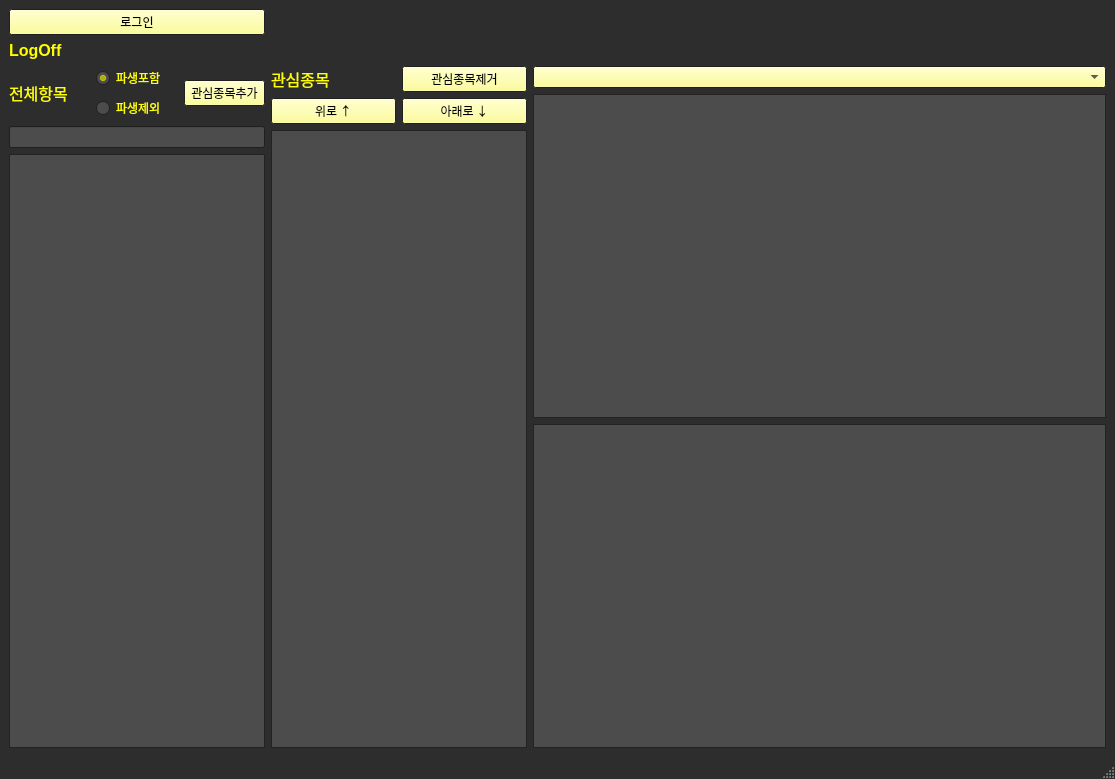
<?xml version="1.0" encoding="UTF-8"?>
<ui version="4.0">
 <class>MainWindow</class>
 <widget class="QMainWindow" name="MainWindow">
  <property name="geometry">
   <rect>
    <x>0</x>
    <y>0</y>
    <width>1115</width>
    <height>779</height>
   </rect>
  </property>
  <property name="palette">
   <palette>
    <active>
     <colorrole role="WindowText">
      <brush brushstyle="SolidPattern">
       <color alpha="255">
        <red>255</red>
        <green>255</green>
        <blue>0</blue>
       </color>
      </brush>
     </colorrole>
     <colorrole role="Button">
      <brush brushstyle="SolidPattern">
       <color alpha="255">
        <red>255</red>
        <green>255</green>
        <blue>127</blue>
       </color>
      </brush>
     </colorrole>
     <colorrole role="Light">
      <brush brushstyle="SolidPattern">
       <color alpha="255">
        <red>156</red>
        <green>156</green>
        <blue>156</blue>
       </color>
      </brush>
     </colorrole>
     <colorrole role="Midlight">
      <brush brushstyle="SolidPattern">
       <color alpha="255">
        <red>102</red>
        <green>102</green>
        <blue>102</blue>
       </color>
      </brush>
     </colorrole>
     <colorrole role="Dark">
      <brush brushstyle="SolidPattern">
       <color alpha="255">
        <red>54</red>
        <green>54</green>
        <blue>54</blue>
       </color>
      </brush>
     </colorrole>
     <colorrole role="Text">
      <brush brushstyle="SolidPattern">
       <color alpha="255">
        <red>255</red>
        <green>255</green>
        <blue>0</blue>
       </color>
      </brush>
     </colorrole>
     <colorrole role="BrightText">
      <brush brushstyle="SolidPattern">
       <color alpha="255">
        <red>255</red>
        <green>0</green>
        <blue>255</blue>
       </color>
      </brush>
     </colorrole>
     <colorrole role="ButtonText">
      <brush brushstyle="SolidPattern">
       <color alpha="255">
        <red>0</red>
        <green>0</green>
        <blue>0</blue>
       </color>
      </brush>
     </colorrole>
     <colorrole role="Base">
      <brush brushstyle="SolidPattern">
       <color alpha="255">
        <red>76</red>
        <green>76</green>
        <blue>76</blue>
       </color>
      </brush>
     </colorrole>
     <colorrole role="Window">
      <brush brushstyle="SolidPattern">
       <color alpha="255">
        <red>45</red>
        <green>45</green>
        <blue>45</blue>
       </color>
      </brush>
     </colorrole>
     <colorrole role="Highlight">
      <brush brushstyle="SolidPattern">
       <color alpha="255">
        <red>255</red>
        <green>255</green>
        <blue>127</blue>
       </color>
      </brush>
     </colorrole>
     <colorrole role="HighlightedText">
      <brush brushstyle="SolidPattern">
       <color alpha="255">
        <red>0</red>
        <green>0</green>
        <blue>0</blue>
       </color>
      </brush>
     </colorrole>
     <colorrole role="AlternateBase">
      <brush brushstyle="SolidPattern">
       <color alpha="255">
        <red>77</red>
        <green>77</green>
        <blue>115</blue>
       </color>
      </brush>
     </colorrole>
     <colorrole role="ToolTipBase">
      <brush brushstyle="SolidPattern">
       <color alpha="255">
        <red>118</red>
        <green>175</green>
        <blue>87</blue>
       </color>
      </brush>
     </colorrole>
     <colorrole role="PlaceholderText">
      <brush brushstyle="SolidPattern">
       <color alpha="128">
        <red>212</red>
        <green>212</green>
        <blue>0</blue>
       </color>
      </brush>
     </colorrole>
    </active>
    <inactive>
     <colorrole role="WindowText">
      <brush brushstyle="SolidPattern">
       <color alpha="255">
        <red>255</red>
        <green>255</green>
        <blue>0</blue>
       </color>
      </brush>
     </colorrole>
     <colorrole role="Button">
      <brush brushstyle="SolidPattern">
       <color alpha="255">
        <red>255</red>
        <green>255</green>
        <blue>127</blue>
       </color>
      </brush>
     </colorrole>
     <colorrole role="Light">
      <brush brushstyle="SolidPattern">
       <color alpha="255">
        <red>156</red>
        <green>156</green>
        <blue>156</blue>
       </color>
      </brush>
     </colorrole>
     <colorrole role="Midlight">
      <brush brushstyle="SolidPattern">
       <color alpha="255">
        <red>102</red>
        <green>102</green>
        <blue>102</blue>
       </color>
      </brush>
     </colorrole>
     <colorrole role="Dark">
      <brush brushstyle="SolidPattern">
       <color alpha="255">
        <red>54</red>
        <green>54</green>
        <blue>54</blue>
       </color>
      </brush>
     </colorrole>
     <colorrole role="Text">
      <brush brushstyle="SolidPattern">
       <color alpha="255">
        <red>255</red>
        <green>255</green>
        <blue>0</blue>
       </color>
      </brush>
     </colorrole>
     <colorrole role="BrightText">
      <brush brushstyle="SolidPattern">
       <color alpha="255">
        <red>255</red>
        <green>0</green>
        <blue>255</blue>
       </color>
      </brush>
     </colorrole>
     <colorrole role="ButtonText">
      <brush brushstyle="SolidPattern">
       <color alpha="255">
        <red>0</red>
        <green>0</green>
        <blue>0</blue>
       </color>
      </brush>
     </colorrole>
     <colorrole role="Base">
      <brush brushstyle="SolidPattern">
       <color alpha="255">
        <red>76</red>
        <green>76</green>
        <blue>76</blue>
       </color>
      </brush>
     </colorrole>
     <colorrole role="Window">
      <brush brushstyle="SolidPattern">
       <color alpha="255">
        <red>45</red>
        <green>45</green>
        <blue>45</blue>
       </color>
      </brush>
     </colorrole>
     <colorrole role="Highlight">
      <brush brushstyle="SolidPattern">
       <color alpha="255">
        <red>255</red>
        <green>255</green>
        <blue>127</blue>
       </color>
      </brush>
     </colorrole>
     <colorrole role="HighlightedText">
      <brush brushstyle="SolidPattern">
       <color alpha="255">
        <red>0</red>
        <green>0</green>
        <blue>0</blue>
       </color>
      </brush>
     </colorrole>
     <colorrole role="AlternateBase">
      <brush brushstyle="SolidPattern">
       <color alpha="255">
        <red>77</red>
        <green>77</green>
        <blue>115</blue>
       </color>
      </brush>
     </colorrole>
     <colorrole role="ToolTipBase">
      <brush brushstyle="SolidPattern">
       <color alpha="255">
        <red>118</red>
        <green>175</green>
        <blue>87</blue>
       </color>
      </brush>
     </colorrole>
     <colorrole role="PlaceholderText">
      <brush brushstyle="SolidPattern">
       <color alpha="128">
        <red>212</red>
        <green>212</green>
        <blue>0</blue>
       </color>
      </brush>
     </colorrole>
    </inactive>
    <disabled>
     <colorrole role="WindowText">
      <brush brushstyle="SolidPattern">
       <color alpha="255">
        <red>54</red>
        <green>54</green>
        <blue>54</blue>
       </color>
      </brush>
     </colorrole>
     <colorrole role="Button">
      <brush brushstyle="SolidPattern">
       <color alpha="255">
        <red>255</red>
        <green>255</green>
        <blue>127</blue>
       </color>
      </brush>
     </colorrole>
     <colorrole role="Light">
      <brush brushstyle="SolidPattern">
       <color alpha="255">
        <red>156</red>
        <green>156</green>
        <blue>156</blue>
       </color>
      </brush>
     </colorrole>
     <colorrole role="Midlight">
      <brush brushstyle="SolidPattern">
       <color alpha="255">
        <red>102</red>
        <green>102</green>
        <blue>102</blue>
       </color>
      </brush>
     </colorrole>
     <colorrole role="Dark">
      <brush brushstyle="SolidPattern">
       <color alpha="255">
        <red>54</red>
        <green>54</green>
        <blue>54</blue>
       </color>
      </brush>
     </colorrole>
     <colorrole role="Text">
      <brush brushstyle="SolidPattern">
       <color alpha="255">
        <red>54</red>
        <green>54</green>
        <blue>54</blue>
       </color>
      </brush>
     </colorrole>
     <colorrole role="BrightText">
      <brush brushstyle="SolidPattern">
       <color alpha="255">
        <red>255</red>
        <green>0</green>
        <blue>255</blue>
       </color>
      </brush>
     </colorrole>
     <colorrole role="ButtonText">
      <brush brushstyle="SolidPattern">
       <color alpha="255">
        <red>54</red>
        <green>54</green>
        <blue>54</blue>
       </color>
      </brush>
     </colorrole>
     <colorrole role="Base">
      <brush brushstyle="SolidPattern">
       <color alpha="255">
        <red>45</red>
        <green>45</green>
        <blue>45</blue>
       </color>
      </brush>
     </colorrole>
     <colorrole role="Window">
      <brush brushstyle="SolidPattern">
       <color alpha="255">
        <red>45</red>
        <green>45</green>
        <blue>45</blue>
       </color>
      </brush>
     </colorrole>
     <colorrole role="Highlight">
      <brush brushstyle="SolidPattern">
       <color alpha="255">
        <red>0</red>
        <green>120</green>
        <blue>215</blue>
       </color>
      </brush>
     </colorrole>
     <colorrole role="HighlightedText">
      <brush brushstyle="SolidPattern">
       <color alpha="255">
        <red>0</red>
        <green>0</green>
        <blue>0</blue>
       </color>
      </brush>
     </colorrole>
     <colorrole role="AlternateBase">
      <brush brushstyle="SolidPattern">
       <color alpha="255">
        <red>77</red>
        <green>77</green>
        <blue>115</blue>
       </color>
      </brush>
     </colorrole>
     <colorrole role="ToolTipBase">
      <brush brushstyle="SolidPattern">
       <color alpha="255">
        <red>118</red>
        <green>175</green>
        <blue>87</blue>
       </color>
      </brush>
     </colorrole>
     <colorrole role="PlaceholderText">
      <brush brushstyle="SolidPattern">
       <color alpha="128">
        <red>212</red>
        <green>212</green>
        <blue>0</blue>
       </color>
      </brush>
     </colorrole>
    </disabled>
   </palette>
  </property>
  <property name="font">
   <font>
    <family>MS UI Gothic</family>
   </font>
  </property>
  <property name="windowTitle">
   <string>MainWindow</string>
  </property>
  <property name="autoFillBackground">
   <bool>false</bool>
  </property>
  <widget class="QWidget" name="centralwidget">
   <layout class="QGridLayout" name="gridLayout_2">
    <item row="5" column="0">
     <layout class="QGridLayout" name="gridLayout">
      <item row="0" column="1">
       <widget class="QRadioButton" name="Include">
        <property name="text">
         <string>파생포함</string>
        </property>
        <property name="checked">
         <bool>true</bool>
        </property>
       </widget>
      </item>
      <item row="0" column="0" rowspan="2">
       <widget class="QLabel" name="TotalItems">
        <property name="font">
         <font>
          <family>MS UI Gothic</family>
          <pointsize>12</pointsize>
         </font>
        </property>
        <property name="text">
         <string>전체항목</string>
        </property>
       </widget>
      </item>
      <item row="0" column="2" rowspan="2">
       <widget class="QPushButton" name="Add">
        <property name="text">
         <string>관심종목추가</string>
        </property>
       </widget>
      </item>
      <item row="1" column="1">
       <widget class="QRadioButton" name="Exclude">
        <property name="text">
         <string>파생제외</string>
        </property>
       </widget>
      </item>
      <item row="3" column="0" colspan="3">
       <widget class="QTableWidget" name="totalListTable"/>
      </item>
      <item row="2" column="0" colspan="3">
       <widget class="QLineEdit" name="ItemSearch">
        <property name="echoMode">
         <enum>QLineEdit::Normal</enum>
        </property>
        <property name="cursorMoveStyle">
         <enum>Qt::LogicalMoveStyle</enum>
        </property>
       </widget>
      </item>
     </layout>
    </item>
    <item row="5" column="2">
     <layout class="QGridLayout" name="gridLayout_4">
      <item row="1" column="0">
       <widget class="QTableWidget" name="OutputTable">
        <property name="cursor" stdset="0">
         <cursorShape>IBeamCursor</cursorShape>
        </property>
        <property name="sortingEnabled">
         <bool>true</bool>
        </property>
       </widget>
      </item>
      <item row="0" column="0">
       <widget class="QComboBox" name="comboBox">
        <property name="palette">
         <palette>
          <active>
           <colorrole role="Light">
            <brush brushstyle="SolidPattern">
             <color alpha="255">
              <red>184</red>
              <green>184</green>
              <blue>184</blue>
             </color>
            </brush>
           </colorrole>
           <colorrole role="Text">
            <brush brushstyle="SolidPattern">
             <color alpha="255">
              <red>255</red>
              <green>0</green>
              <blue>255</blue>
             </color>
            </brush>
           </colorrole>
          </active>
          <inactive>
           <colorrole role="Light">
            <brush brushstyle="SolidPattern">
             <color alpha="255">
              <red>184</red>
              <green>184</green>
              <blue>184</blue>
             </color>
            </brush>
           </colorrole>
           <colorrole role="Text">
            <brush brushstyle="SolidPattern">
             <color alpha="255">
              <red>255</red>
              <green>0</green>
              <blue>255</blue>
             </color>
            </brush>
           </colorrole>
          </inactive>
          <disabled>
           <colorrole role="Light">
            <brush brushstyle="SolidPattern">
             <color alpha="255">
              <red>184</red>
              <green>184</green>
              <blue>184</blue>
             </color>
            </brush>
           </colorrole>
           <colorrole role="Text">
            <brush brushstyle="SolidPattern">
             <color alpha="255">
              <red>54</red>
              <green>54</green>
              <blue>54</blue>
             </color>
            </brush>
           </colorrole>
          </disabled>
         </palette>
        </property>
       </widget>
      </item>
      <item row="2" column="0">
       <widget class="QGraphicsView" name="graphicsView"/>
      </item>
     </layout>
    </item>
    <item row="2" column="0">
     <widget class="QLabel" name="LoginStatus">
      <property name="text">
       <string>&lt;html&gt;&lt;head/&gt;&lt;body&gt;&lt;p&gt;&lt;span style=&quot; font-size:12pt; font-weight:600;&quot;&gt;LogOff&lt;/span&gt;&lt;/p&gt;&lt;/body&gt;&lt;/html&gt;</string>
      </property>
     </widget>
    </item>
    <item row="5" column="1">
     <layout class="QGridLayout" name="gridLayout_3">
      <item row="3" column="0" colspan="2">
       <widget class="QTableWidget" name="intListTable"/>
      </item>
      <item row="0" column="1">
       <widget class="QPushButton" name="Sub">
        <property name="text">
         <string>관심종목제거</string>
        </property>
       </widget>
      </item>
      <item row="0" column="0">
       <widget class="QLabel" name="InterrestItem">
        <property name="font">
         <font>
          <family>MS UI Gothic</family>
          <pointsize>12</pointsize>
         </font>
        </property>
        <property name="text">
         <string>관심종목</string>
        </property>
       </widget>
      </item>
      <item row="1" column="1">
       <widget class="QPushButton" name="down">
        <property name="text">
         <string>아래로 ↓</string>
        </property>
       </widget>
      </item>
      <item row="1" column="0">
       <widget class="QPushButton" name="up">
        <property name="text">
         <string>위로 ↑</string>
        </property>
       </widget>
      </item>
     </layout>
    </item>
    <item row="1" column="0">
     <widget class="QPushButton" name="LogonCheck">
      <property name="text">
       <string>로그인</string>
      </property>
     </widget>
    </item>
   </layout>
  </widget>
  <widget class="QMenuBar" name="menubar">
   <property name="geometry">
    <rect>
     <x>0</x>
     <y>0</y>
     <width>1115</width>
     <height>18</height>
    </rect>
   </property>
  </widget>
  <widget class="QStatusBar" name="statusbar"/>
 </widget>
 <resources/>
 <connections/>
</ui>
